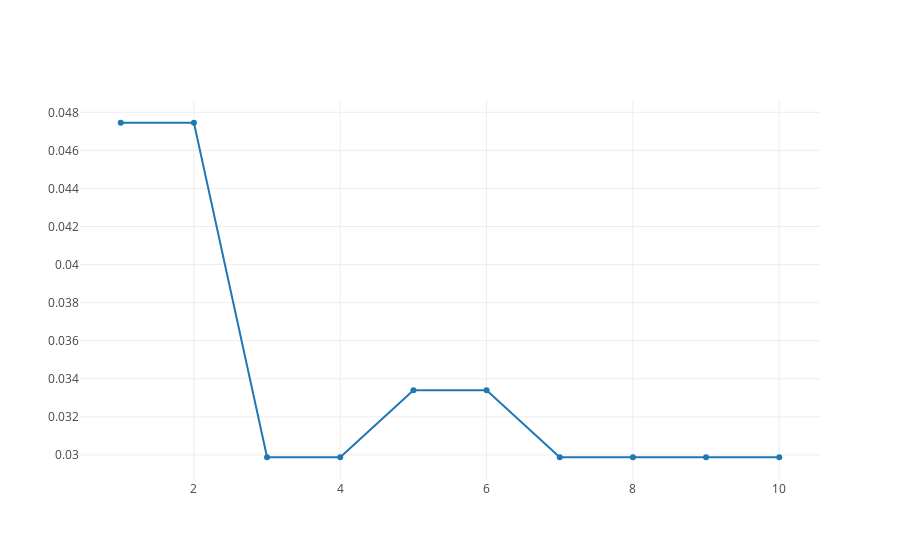

Notebook source saved alongside this figure:
### Code cell
norm_cancer_knn_plot = go.Scatter(
    y = norm_cancer_knn_loos,
    x = rang,
    mode = 'lines+markers',
    name = 'lines+markers'
)

plotly.offline.iplot([norm_cancer_knn_plot], filename='line-mode')
plotly.offline.plot([norm_cancer_knn_plot], filename='norm_cancer_knn.html', auto_open=False)

### Figure 1 — Plotly figure (JSON) as saved in the notebook; plotly's stock layout.template omitted (floating-point values rounded to 4 significant figures)
{"data": [{"mode": "lines+markers", "name": "lines+markers", "type": "scatter", "uid": "0bb8240a-7283-421a-94cd-f4670bee070b", "x": [1, 2, 3, 4, 5, 6, 7, 8, 9, 10], "y": [0.04745, 0.04745, 0.02988, 0.02988, 0.03339, 0.03339, 0.02988, 0.02988, 0.02988, 0.02988]}], "layout": {}}
